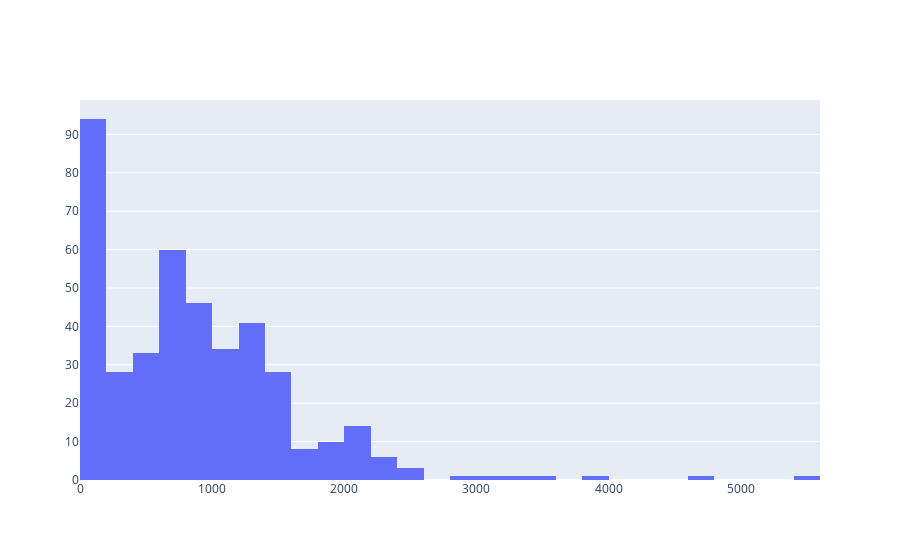

Here is the notebook cell this chart was saved with:
### Code cell
trace = [go.Histogram(x=gdf['KFL'].astype(float))]
iplot(trace, filename='hist_area')

### Figure 1 — Plotly figure (JSON) as saved in the notebook; plotly's stock layout.template omitted (floating-point values rounded to 4 significant figures; data arrays with more than 128 entries replaced by an {"elided": "..."} marker saying what was removed)
{"data": [{"type": "histogram", "x": {"elided": "412 float values"}}], "layout": {}}
